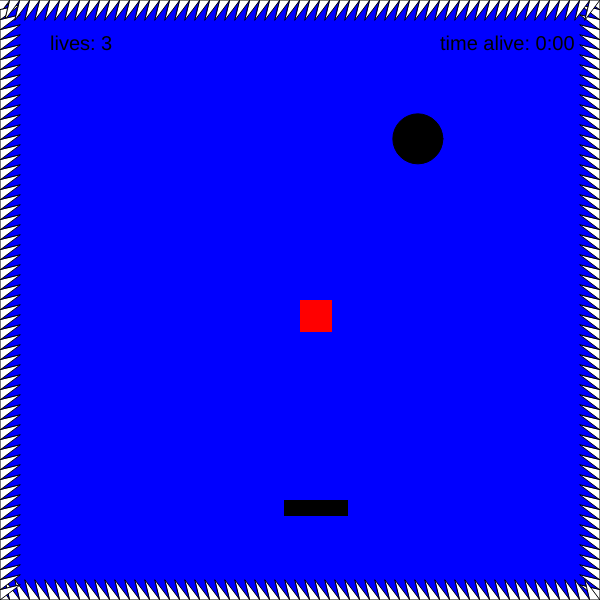
Frame 1 (no input)
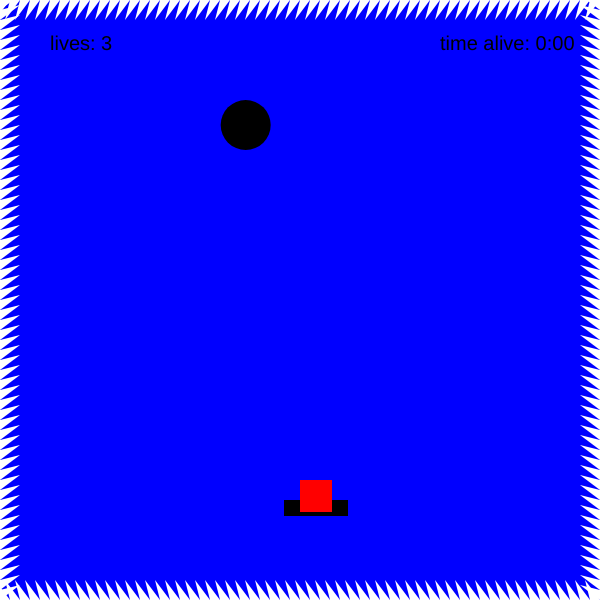
Frame 60 (no input)
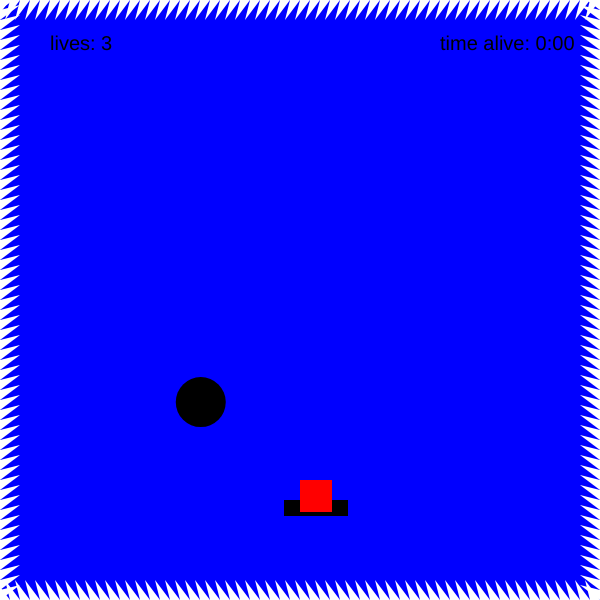
Frame 120 (the mouse pressed at the canvas centre since frame 60)

The p5.js sketch that drew these frames (run headless with seeded random() and noise() and a simulated clock; from frame 60 on, the mouse is pressed at the canvas centre):

// p5.js sketch
// ── sketch.js
var seconds = 0;
var minutes = 0;


function preload() {

}
var guy;
function setup() {
	createCanvas(600, 600);

	guy = new guy();
	bomb = new bomb();
	platform = new platform();

	function timeIt() {
		seconds ++;
		if(seconds >= 60) {
			minutes ++;
			seconds = 0;
		}

	}
	setInterval(timeIt, 1000);
	if(guy.lives <= 0) {
		setInterval(timeIt, 0);
	}

}
function draw() {
	background(abs(seconds * 5), 0, abs(255 - seconds * 5));

	//SPIKEZ
	for(var i = 0; i < 60; i++) {

		fill(255);
		//left spikes
		triangle(0, i * 10, 0, 10 + i * 10, 20, i * 10 - 5);
		//right spikes
		triangle(600, i * 10, 600, 10 + i * 10, 580, i * 10 - 5);
		//top spikes
		triangle(i * 10, 0, 10 + i * 10, 0, i * 10 - 5, 20);
		//bottom spikes
		triangle(i * 10, 600, 10 + i * 10, 600, i * 10 - 5, 580);
	}
	textSize(20);
	fill(0);
	text("time alive: " + minutes + ":" + nf(seconds, 2), 440, 50);

	bomb.show();
	bomb.update();
	bomb.explode();
	platform.show();
	guy.show();
	guy.update();
	guy.health();
	guy.die();
	platform.collision();
	//console.log(guy.y);
	if (keyIsDown(LEFT_ARROW)) {
		guy.left();
	} else if (keyIsDown(RIGHT_ARROW)) {
		guy.right();
	}




}


function keyPressed() {
	if (keyCode == UP_ARROW) {
		//console.log("Up is pressed");
		guy.up();
	}

}

// ── bomb.js
function bomb() {
	this.x = random(25, 575);
	this.y = random(25, 575);
	this.r = 50;

	this.speedx = random(-15, 15);
	this.speedy = random(-15, 15);

	this.show = function() {
		fill(0);
		ellipse(this.x, this.y, this.r, this.r);
	}


	this.update = function()  {
		//console.log(this.speedx);
		//console.log(this.speedy);
		
		if (this.x + this.r >= width || this.x <= 0) {
			this.speedx = -this.speedx;
		}
		if (this.y + this.r >= height || this.y <= 0) {
			this.speedy = -this.speedy;
		}
		this.x += this.speedx;
		this.y += this.speedy;
	}
	this.explode = function() {
		if(this.x + this.r >= guy.x && this.x <= guy.x + 32 && this.y + this.r >= guy.y && this.y <= guy.y - 32) {
			console.log("BOOM!");
			guy.lives -= 1;
		}
	}

}
// ── guy.js
function guy() {
	//this.red = 255 - seconds * 5;
	//this.blu = seconds * 5;

	this.y = height/2;
	this.x = width/2;

	this.gravity = 0.6;
	
	this.velocity = 0;
	this.thrust = 10;
	this.drag = 0.01;

	this.lives = 3;

	this.show = function() {
		fill(abs(255 - seconds * 5), 0, abs(seconds * 5));
		noStroke();
		rect(this.x, this.y, 32, 32);
	}

	this.up = function() {
		this.velocity = this.lift;
		//console.log(this.velocity);
	}

	this.left = function() {
		//this.thrust -= this.drag;
		this.x -= this.thrust;
	}

	this.right = function() {
		//this.thrust -= this.drag;
		this.x += this.thrust;

	}

	this.die = function() {
		if(this.lives <= 0){
			
			this.lives = 0;
			this.velocity = 0;
			this.gravity = 0;
			this.thrust = 0;
			bomb.speedy = 0;
			bomb.speedx = 0;


			textSize(50);
			text("GAME OVER", 100, 100);
			noLoop();
		}
	}


	this.update = function() {
		this.lift = -15;
		this.velocity += this.gravity;
		this.y += this.velocity;

		if(this.y >= height - 52) {
			this.lives -= 1;

		}
		if(this.y <= 20) {
			this.lives -= 1;
		}
		if(this.x <= 20) {
			this.lives -= 1;
		}
		if(this.x >= width - 52) {
			this.lives -= 1;
		}

		/*if(this.red <= 0 && this.blu >= 255) {
			this.red += seconds * 5;
			this.blu -= seconds * 5;
		}*/ 

	}

	this.health = function() {
		fill(0);
		textSize(20);
		text("lives: " + this.lives, 50, 50);
	}


}
// ── platform.js
function platform() {
	this.x = width / 2 - 16;
	this.y = 500;


	this.show = function() {
		fill(0);
		noStroke();
		rect(this.x, this.y, 64, 16);
	}
	this.collision = function() {
		if(guy.x >= this.x && guy.x <= this.x + 64 && guy.y <= this.y && guy.y >= this.y - 32) {
			guy.velocity = 0;
			guy.gravity = 0;
			//console.log("guy is near platform");
		} else {
			guy.gravity = 0.6;
		}
	}

}
// ── timer.js
function timer() {

	this.show = function() {
		fill(0);
		textSize(20);
		text("Time alive: " + this.time, 450, 50);
	}
	this.update = function() {
		this.time = 0;
		function timeIt() {
			this.time++;
		}
		setInterval(timeIt, 1000);
		console.log(this.time);
	}
}
